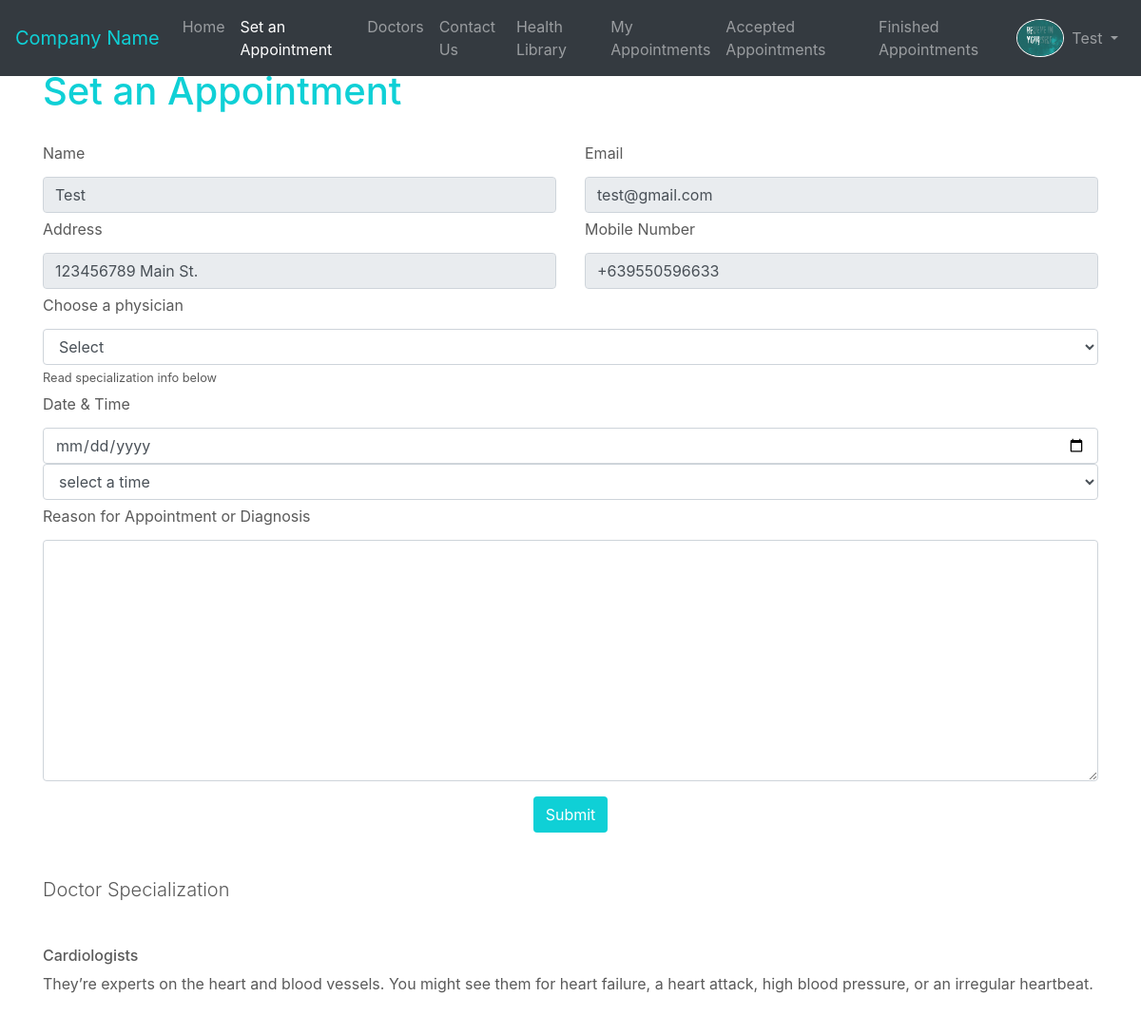
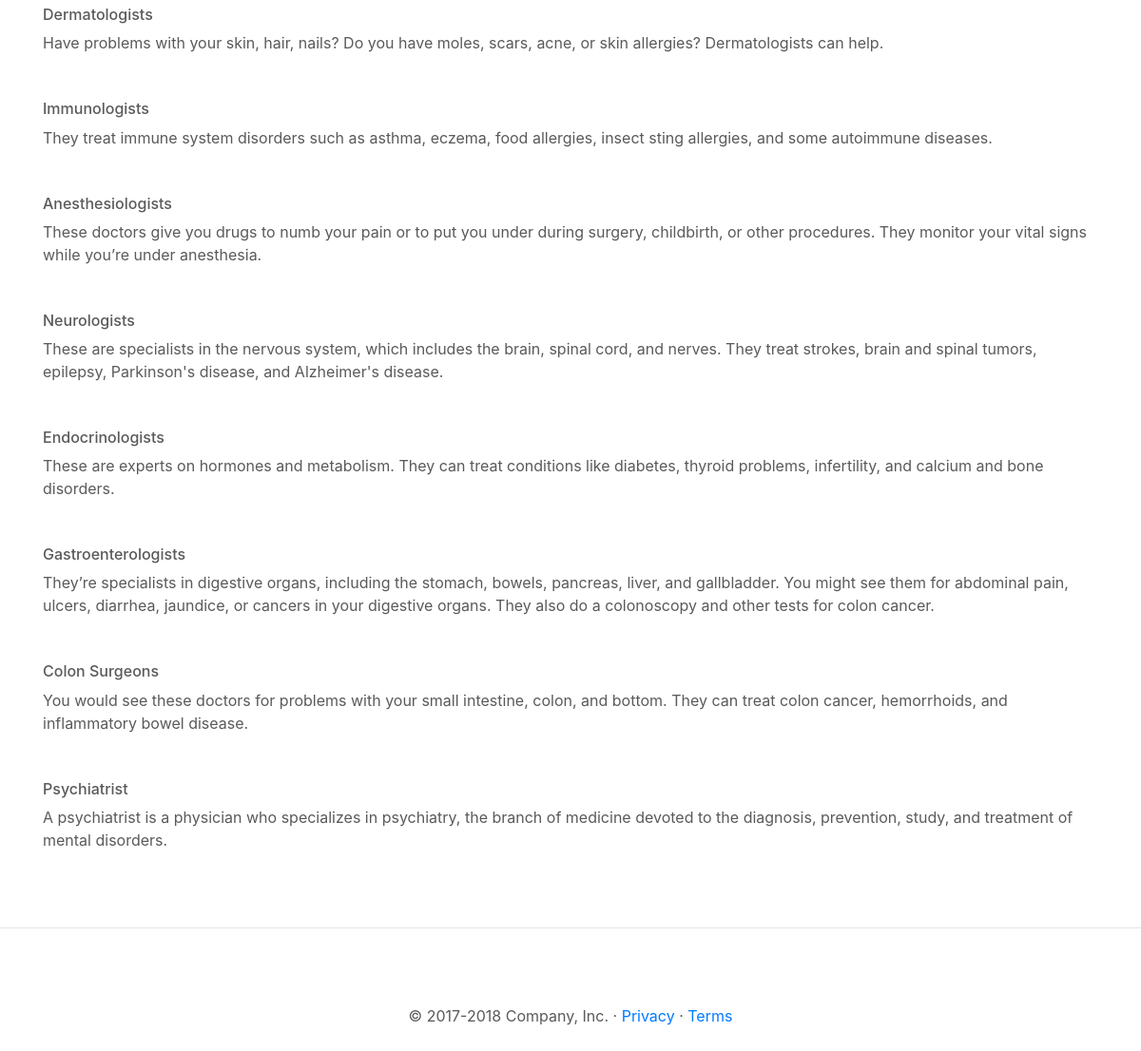
Screenshot of /appointment.php (signed in) with the database file from the repository (2 pictures, top to bottom).
### tables this page shows
CREATE TABLE doctor(
`dId` int(11) NOT NULL AUTO_INCREMENT,
`dName` varchar(255) NOT NULL,
`dEmail` varchar(255) NOT NULL,
`dAddress` varchar(255) NOT NULL,
`dMobile` varchar(255) NOT NULL,
`dSpecialization` varchar(255) NOT NULL,
`dSpecializationInfo` TEXT NOT NULL,
`dProfileImg` varchar(255) NOT NULL,
`dFee` int(11) NOT NULL,
`dMadeOn` TIMESTAMP NOT NULL DEFAULT CURRENT_TIMESTAMP,
`dPassword` varchar(255) NOT NULL,
PRIMARY KEY(`dId`)
);

### appointment.php (the view, shortened to what this page needs)
<?php
require_once 'connect.php';
?>
<!doctype html>
<html lang="en">
<head>
    <link rel="stylesheet" href="https://cdn.jsdelivr.net/npm/bootstrap@4.5.3/dist/css/bootstrap.min.css">
    <link rel="stylesheet" href="css/main.css" />
</head>
<body>
    <header>
        <nav class="navbar navbar-expand-md navbar-dark fixed-top bg-dark">
            <a class="navbar-brand " i id="primaryColor" href="main.php">Company Name</a>
            <div class="collapse navbar-collapse" id="navbarCollapse">
                <ul class="navbar-nav mr-auto">
                    <li class="nav-item">
                        <a class="nav-link" href="main.php">Home <span class="sr-only">(current)</span></a>
                    </li>
                    <li class="nav-item active">
                        <a class="nav-link" href="appointment.php">Set an Appointment</a>
                    </li>
                    <li class="nav-item">
                        <a class="nav-link " href="doctors.php">Doctors</a>
                    </li>
                    <li class="nav-item">
                        <a class="nav-link " href="contactus.php">Contact Us</a>
                    </li>
                    <li class="nav-item">
                        <a class="nav-link " href="healthLibrary.php">Health Library</a>
                    </li>
                    <li class="nav-item">
                        <a class="nav-link " href="myappointment.php">My Appointments</a>
                    </li>
                    <li class="nav-item">
                        <a class="nav-link " href="acceptedAppointment.php">Accepted Appointments</a>
                    </li>
                    <li class="nav-item">
                        <a class="nav-link " href="finishedAppointment.php">Finished Appointments</a>
                    </li>
                </ul>
                <ul class="navbar-nav ml-auto">
                    <img src="upload/user_profile_img/<?= $_SESSION['profile']; ?>" width="50" style="border:1px solid #fff; border-radius: 50%;" alt="">
                    <li class="nav-item dropdown">
                        <a class="nav-link dropdown-toggle" href="#" id="navbarDropdown" role="button" data-toggle="dropdown" aria-haspopup="true" aria-expanded="false">
                            <?= $_SESSION['name']; ?>
                        </a>
                    </li>
                </ul>
            </div>
        </nav>
    </header>
    <main role="main">
        <div class="container">
            <div class="mt-4 mb-4">
                <h1 class="Display-4" id="primaryColor">Set an Appointment</h1>
            </div>
            <form action="appointment.php" method="post">
                <div class="row">
                    <div class="col">
                        <label>Name</label>
                        <input type="text" name="name" class="form-control" value="<?= $_SESSION['name']; ?>" readonly>
                    </div>
                    <div class="col">
                        <label>Email</label>
                        <input type="text" name="email" class="form-control" value="<?= $_SESSION['email']; ?>" readonly>
                    </div>
                </div>
                <div class="row">
                    <div class="col">
                        <label>Address</label>
                        <input type="text" name="address" class="form-control" value="<?= $_SESSION['address']; ?>" readonly>
                    </div>
                    <div class="col">
                        <label>Mobile Number</label>
                        <input type="tel" name="mobileNumber" class="form-control" value="<?= $_SESSION['mobile']; ?>" readonly>
                    </div>
                </div>
                <?php
                if (isset($_GET['docId'])) {
                    $dId = $_GET['docId'];
                ?>
                    <label for="">Choose a physician</label>
                    <select class="form-control" name="selectDoctor" required>
                        <?php
                        $sql = "SELECT * FROM doctor";
                        $stmt = $con->prepare($sql);
                        $stmt->execute();
                        while ($doctor = $stmt->fetch(PDO::FETCH_ASSOC)) :
                        ?>
                            <?php
                            if ($doctor['dId'] == $_GET['docId']) {
                            ?>
                                <option value="<?= $doctor['dName']; ?>" selected><?= $doctor['dName']; ?> -> <?= $doctor['dSpecialization']; ?> </option>
                            <?php
                            } else {
                            ?>
                                <option value="<?= $doctor['dName']; ?>"><?= $doctor['dName']; ?> -> <?= $doctor['dSpecialization']; ?> </option>
                            <?php
                            }
                            ?>
                        <?php endwhile; ?>
                    </select>
                <?php
                } else {
                ?>
                    <label for="">Choose a physician</label>
                    <select class="form-control" name="selectDoctor" required>
                        <option value="">Select</option>
                    </select>
                <?php
                }
                ?>
                <div>
                    <small>Read specialization info below</small>
                </div>
                <label for="">Date & Time</label>
                <?= (isset($_GET['errDate']) && $_GET['errDate'] == "date_already_pass_by") ? '<input type="date" class="form-control is-invalid" name="dateOfAppointment" required>' : '<input type="date" class="form-control" name="dateOfAppointment" required>'; ?>
                <?= ((isset($_GET['errTime']) && $_GET['errTime'] == "all_ready_taken_time") || (isset($_GET['errDup']) && $_GET['errDup'] == "you_have_already_an_appointment_in_that_time_with_different_doctor") || (isset($_GET['errDup1']) && $_GET['errDup1'] == "you_already_made_an_appointment")) ? '<select class="form-control is-invalid" name="selectTime" required>' : '<select class="form-control" name="selectTime" required>'; ?>
                <option value="">select a time</option>
                </select>
                <label for="">Reason for Appointment or Diagnosis</label>
                <textarea name="reasonAppointment" class="form-control resize-0" cols="30" rows="10" required></textarea>
                <div class="text-center mt-3">
                    <input type="submit" class="btn" id="docBtnApt" value="Submit" name="submitAppointment">
                </div>
            </form>
        </div>
        <div class="container">
            <h4 class="lead my-5">Doctor Specialization</h4>
            <?php
            $sql = "SELECT * FROM doctor";
            $stmt = $con->prepare($sql);
            $stmt->execute();
            while ($doctorSpec = $stmt->fetch(PDO::FETCH_ASSOC)) :
            ?>
                <div class="my-5">
                    <h6><?= $doctorSpec['dSpecialization']; ?></h6>
                    <p><?= $doctorSpec['dSpecializationInfo']; ?></p>
                </div>
            <?php endwhile; ?>
        </div>
        <hr class="featurette-divider">
        <footer class="container text-center">
            <p>&copy; 2017-2018 Company, Inc. &middot; <a href="#">Privacy</a> &middot; <a href="#">Terms</a></p>
        </footer>
    </main>
</body>
</html>

### css/main.css (style rules this page uses)
body { padding-top: 3rem; padding-bottom: 3rem; color: #5a5a5a; }
.featurette-divider { margin: 5rem 0; }
#primaryColor { color: rgb(15, 208, 214); }
#docBtnApt { background: rgb(15, 208, 214); color: #fff; }
label { padding: 5px 0; }

### rows the page displays
doctor: dSpecialization "Cardiologists", dSpecializationInfo "They’re experts on the heart and blood vessels. You might see them for heart failure, a heart attack, high blood pressure, or an irregular heartbeat."
doctor: dSpecialization "Dermatologists", dSpecializationInfo "Have problems with your skin, hair, nails? Do you have moles, scars, acne, or skin allergies? Dermatologists can help."
doctor: dSpecialization "Immunologists", dSpecializationInfo "They treat immune system disorders such as asthma, eczema, food allergies, insect sting allergies, and some autoimmune diseases."
doctor: dSpecialization "Anesthesiologists", dSpecializationInfo "These doctors give you drugs to numb your pain or to put you under during surgery, childbirth, or other procedures. They monitor your vital signs while you’re under anesthesia."
doctor: dSpecialization "Neurologists", dSpecializationInfo "These are specialists in the nervous system, which includes the brain, spinal cord, and nerves. They treat strokes, brain and spinal tumors, epilepsy, Parkinson's disease, and Alzheimer's disease."
doctor: dSpecialization "Endocrinologists", dSpecializationInfo "These are experts on hormones and metabolism. They can treat conditions like diabetes, thyroid problems, infertility, and calcium and bone disorders."
doctor: dSpecialization "Gastroenterologists", dSpecializationInfo "They’re specialists in digestive organs, including the stomach, bowels, pancreas, liver, and gallbladder. You might see them for abdominal pain, ulcers, diarrhea, jaundice, or cancers in your digestive organs. They also do a colonoscopy and other tests for colon cancer."
doctor: dSpecialization "Colon Surgeons", dSpecializationInfo "You would see these doctors for problems with your small intestine, colon, and bottom. They can treat colon cancer, hemorrhoids, and inflammatory bowel disease."
doctor: dSpecialization "Psychiatrist", dSpecializationInfo "A psychiatrist is a physician who specializes in psychiatry, the branch of medicine devoted to the diagnosis, prevention, study, and treatment of mental disorders."

### other values shown
$_SESSION['name'] "Test"
